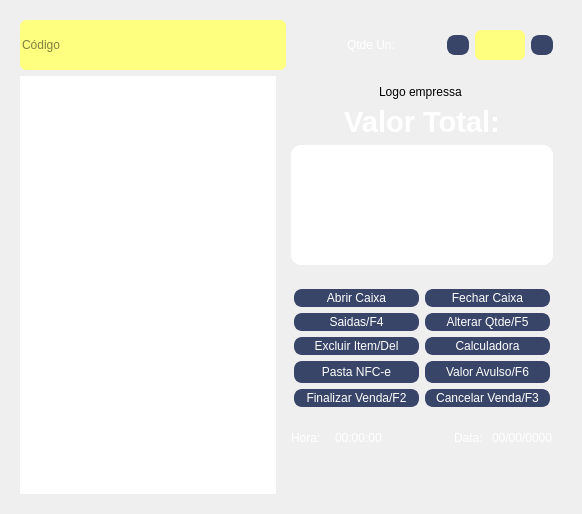
      <widget class="QWidget" name="widget_1">
       <property name="sizePolicy">
        <sizepolicy hsizetype="Preferred" vsizetype="Preferred">
         <horstretch>0</horstretch>
         <verstretch>0</verstretch>
        </sizepolicy>
       </property>
       <attribute name="icon">
        <iconset resource="Resource.qrc">
         <normaloff>:/new/img/img (86).png</normaloff>:/new/img/img (86).png</iconset>
       </attribute>
       <attribute name="title">
        <string>PDV</string>
       </attribute>
       <layout class="QGridLayout" name="gridLayout_7">
        <item row="0" column="0">
         <widget class="QFrame" name="frame">
          <property name="styleSheet">
           <string notr="true">border-radius: 10px;</string>
          </property>
          <property name="frameShape">
           <enum>QFrame::Shape::StyledPanel</enum>
          </property>
          <property name="frameShadow">
           <enum>QFrame::Shadow::Raised</enum>
          </property>
          <layout class="QGridLayout" name="gridLayout_26">
           <item row="0" column="0" colspan="2">
            <widget class="QLineEdit" name="txt_cod_pdv">
             <property name="minimumSize">
              <size>
               <width>0</width>
               <height>50</height>
              </size>
             </property>
             <property name="styleSheet">
              <string notr="true">QLineEdit {
   
	background-color: rgb(255, 255, 127);
    font: bold 20pt &quot;Segoe UI&quot;;
    color: rgb(0, 0, 0); /* Define a cor da fonte como preta */
    border-radius: 6px;
}

QLineEdit:focus {
    background-color: rgb(127, 191, 255); /* Cor quando selecionado/focado */
}

QMenu {
    background-color: rgb(0, 0, 0);
    color: #ffffff;
    font: bold 10px &quot;Segoe UI&quot;;
    border-radius: 6px;
}

</string>
             </property>
             <property name="alignment">
              <set>Qt::AlignmentFlag::AlignLeading|Qt::AlignmentFlag::AlignLeft|Qt::AlignmentFlag::AlignVCenter</set>
             </property>
             <property name="dragEnabled">
              <bool>false</bool>
             </property>
             <property name="readOnly">
              <bool>false</bool>
             </property>
             <property name="placeholderText">
              <string>Código</string>
             </property>
             <property name="cursorMoveStyle">
              <enum>Qt::CursorMoveStyle::VisualMoveStyle</enum>
             </property>
             <property name="clearButtonEnabled">
              <bool>true</bool>
             </property>
            </widget>
           </item>
           <item row="0" column="2">
            <widget class="QFrame" name="frame_17">
             <property name="maximumSize">
              <size>
               <width>270</width>
               <height>52</height>
              </size>
             </property>
             <property name="frameShape">
              <enum>QFrame::Shape::StyledPanel</enum>
             </property>
             <property name="frameShadow">
              <enum>QFrame::Shadow::Raised</enum>
             </property>
             <layout class="QGridLayout" name="gridLayout_12">
              <item row="0" column="0">
               <widget class="QLabel" name="label_20">
                <property name="minimumSize">
                 <size>
                  <width>0</width>
                  <height>0</height>
                 </size>
                </property>
                <property name="maximumSize">
                 <size>
                  <width>145</width>
                  <height>16777215</height>
                 </size>
                </property>
                <property name="styleSheet">
                 <string notr="true">background: transparent;
font: 700 18pt &quot;Segoe UI&quot;;
color: rgb(255, 255, 255);

</string>
                </property>
                <property name="text">
                 <string>Qtde Un:</string>
                </property>
                <property name="alignment">
                 <set>Qt::AlignmentFlag::AlignCenter</set>
                </property>
               </widget>
              </item>
              <item row="0" column="1">
               <layout class="QHBoxLayout" name="horizontalLayout_22">
                <item>
                 <widget class="QPushButton" name="btn_mais_qtde">
                  <property name="maximumSize">
                   <size>
                    <width>22</width>
                    <height>20</height>
                   </size>
                  </property>
                  <property name="styleSheet">
                   <string notr="true">
    QPushButton {
        background-color: #394568;
        border: 2px solid #394568;
        border-radius: 8px;
        font: 700 20pt &quot;Segoe UI&quot;;
		color: rgb(255, 255, 255);
    }
    QPushButton:hover {
        background-color: #44537c;
    }
    QPushButton:pressed {
        background-color: #2c3650;
    }

</string>
                  </property>
                  <property name="text">
                   <string/>
                  </property>
                  <property name="icon">
                   <iconset resource="Resource.qrc">
                    <normaloff>:/new/img/img (133).png</normaloff>:/new/img/img (133).png</iconset>
                  </property>
                 </widget>
                </item>
                <item>
                 <widget class="QLineEdit" name="txt_qtde">
                  <property name="minimumSize">
                   <size>
                    <width>50</width>
                    <height>30</height>
                   </size>
                  </property>
                  <property name="maximumSize">
                   <size>
                    <width>50</width>
                    <height>30</height>
                   </size>
                  </property>
                  <property name="styleSheet">
                   <string notr="true">QLineEdit {
   
	background-color: rgb(255, 255, 127);
    font: bold 18pt &quot;Segoe UI&quot;;
    color: rgb(0, 0, 0); /* Define a cor da fonte como preta */
    border-radius: 6px;
}

QLineEdit:focus {
    background-color: rgb(127, 191, 255); /* Cor quando selecionado/focado */
}

QMenu {
    background-color: rgb(0, 0, 0);
    color: #ffffff;
    font: bold 10px &quot;Segoe UI&quot;;
    border-radius: 6px;
}

</string>
                  </property>
                  <property name="alignment">
                   <set>Qt::AlignmentFlag::AlignCenter</set>
                  </property>
                 </widget>
                </item>
                <item>
                 <widget class="QPushButton" name="btn_menos_qtde">
                  <property name="maximumSize">
                   <size>
                    <width>22</width>
                    <height>20</height>
                   </size>
                  </property>
                  <property name="styleSheet">
                   <string notr="true">
    QPushButton {
        background-color: #394568;
        border: 2px solid #394568;
        border-radius: 8px;
        font: 700 20pt &quot;Segoe UI&quot;;
		color: rgb(255, 255, 255);
    }
    QPushButton:hover {
        background-color: #44537c;
    }
    QPushButton:pressed {
        background-color: #2c3650;
    }

</string>
                  </property>
                  <property name="text">
                   <string/>
                  </property>
                  <property name="icon">
                   <iconset resource="Resource.qrc">
                    <normaloff>:/new/img/img (132).png</normaloff>:/new/img/img (132).png</iconset>
                  </property>
                 </widget>
                </item>
               </layout>
              </item>
             </layout>
            </widget>
           </item>
           <item row="1" column="0" rowspan="3">
            <widget class="QTableView" name="tableView_pdv">
             <property name="styleSheet">
              <string notr="true"/>
             </property>
            </widget>
           </item>
           <item row="1" column="1" colspan="2">
            <widget class="QFrame" name="frame_7">
             <property name="maximumSize">
              <size>
               <width>280</width>
               <height>16777215</height>
              </size>
             </property>
             <property name="frameShape">
              <enum>QFrame::Shape::StyledPanel</enum>
             </property>
             <property name="frameShadow">
              <enum>QFrame::Shadow::Raised</enum>
             </property>
             <layout class="QGridLayout" name="gridLayout_25">
              <item row="0" column="0">
               <layout class="QHBoxLayout" name="horizontalLayout_23">
                <item>
                 <widget class="QLabel" name="label_logo_empresa">
                  <property name="styleSheet">
                   <string notr="true"/>
                  </property>
                  <property name="text">
                   <string>Logo empressa </string>
                  </property>
                  <property name="alignment">
                   <set>Qt::AlignmentFlag::AlignCenter</set>
                  </property>
                 </widget>
                </item>
               </layout>
              </item>
              <item row="1" column="0">
               <widget class="QLabel" name="label_13">
                <property name="minimumSize">
                 <size>
                  <width>0</width>
                  <height>0</height>
                 </size>
                </property>
                <property name="maximumSize">
                 <size>
                  <width>16777215</width>
                  <height>35</height>
                 </size>
                </property>
                <property name="font">
                 <font>
                  <family>Segoe UI</family>
                  <pointsize>22</pointsize>
                  <italic>false</italic>
                  <bold>true</bold>
                 </font>
                </property>
                <property name="styleSheet">
                 <string notr="true">background: transparent;
font: 700 22pt &quot;Segoe UI&quot;;
color: rgb(255, 255, 255);

</string>
                </property>
                <property name="text">
                 <string>Valor Total:</string>
                </property>
                <property name="alignment">
                 <set>Qt::AlignmentFlag::AlignCenter</set>
                </property>
               </widget>
              </item>
              <item row="2" column="0">
               <widget class="QLineEdit" name="txt_valor_total_pdv">
                <property name="minimumSize">
                 <size>
                  <width>260</width>
                  <height>120</height>
                 </size>
                </property>
                <property name="maximumSize">
                 <size>
                  <width>16777215</width>
                  <height>120</height>
                 </size>
                </property>
                <property name="font">
                 <font>
                  <family>Segoe UI</family>
                  <pointsize>30</pointsize>
                  <italic>false</italic>
                  <bold>true</bold>
                 </font>
                </property>
                <property name="styleSheet">
                 <string notr="true">
QLineEdit {
   
	background-color: rgb(255, 255, 255);
    font: bold 30pt &quot;Segoe UI&quot;;
    color: rgb(0, 0, 0); /* Define a cor da fonte como preta */
    border-radius: 10px;
}

QLineEdit:focus {
    background-color: rgb(127, 191, 255); /* Cor quando selecionado/focado */
}

QMenu {
    background-color: rgb(0, 0, 0);
    color: #ffffff;
    font: bold 10px &quot;Segoe UI&quot;;
    border-radius: 10px;
}</string>
                </property>
                <property name="alignment">
                 <set>Qt::AlignmentFlag::AlignCenter</set>
                </property>
               </widget>
              </item>
             </layout>
            </widget>
           </item>
           <item row="2" column="1" colspan="2">
            <widget class="QFrame" name="frame_15">
             <property name="minimumSize">
              <size>
               <width>0</width>
               <height>0</height>
              </size>
             </property>
             <property name="maximumSize">
              <size>
               <width>280</width>
               <height>230</height>
              </size>
             </property>
             <property name="frameShape">
              <enum>QFrame::Shape::StyledPanel</enum>
             </property>
             <property name="frameShadow">
              <enum>QFrame::Shadow::Raised</enum>
             </property>
             <layout class="QGridLayout" name="gridLayout_2">
              <item row="9" column="0">
               <layout class="QHBoxLayout" name="horizontalLayout_16">
                <item>
                 <widget class="QPushButton" name="btn_open_finalizar_venda">
                  <property name="maximumSize">
                   <size>
                    <width>125</width>
                    <height>25</height>
                   </size>
                  </property>
                  <property name="whatsThis">
                   <string>&lt;html&gt;&lt;head/&gt;&lt;body&gt;&lt;p&gt;&lt;img src=&quot;:/new/img/img/COMFIRMAR.png&quot; /&gt;&lt;/p&gt;&lt;/body&gt;&lt;/html&gt;</string>
                  </property>
                  <property name="styleSheet">
                   <string notr="true">
    QPushButton {
        background-color: #394568;
        border: 2px solid #394568;
        border-radius: 8px;
        font: 700 10pt &quot;Segoe UI&quot;;
		color: rgb(255, 255, 255);
    }
    QPushButton:hover {
        background-color: #44537c;
    }
    QPushButton:pressed {
        background-color: #2c3650;
    }

</string>
                  </property>
                  <property name="text">
                   <string>Finalizar Venda/F2</string>
                  </property>
                  <property name="iconSize">
                   <size>
                    <width>20</width>
                    <height>20</height>
                   </size>
                  </property>
                  <property name="shortcut">
                   <string>F2</string>
                  </property>
                 </widget>
                </item>
                <item>
                 <widget class="QPushButton" name="btn_open_cancelar_venda">
                  <property name="maximumSize">
                   <size>
                    <width>125</width>
                    <height>25</height>
                   </size>
                  </property>
                  <property name="styleSheet">
                   <string notr="true">
    QPushButton {
        background-color: #394568;
        border: 2px solid #394568;
        border-radius: 8px;
        font: 700 10pt &quot;Segoe UI&quot;;
		color: rgb(255, 255, 255);
    }
    QPushButton:hover {
        background-color: #44537c;
    }
    QPushButton:pressed {
        background-color: #2c3650;
    }

</string>
                  </property>
                  <property name="text">
                   <string>Cancelar Venda/F3</string>
                  </property>
                  <property name="iconSize">
                   <size>
                    <width>20</width>
                    <height>20</height>
                   </size>
                  </property>
                  <property name="shortcut">
                   <string>F3</string>
                  </property>
                 </widget>
                </item>
               </layout>
              </item>
              <item row="5" column="0">
               <layout class="QHBoxLayout" name="horizontalLayout_21">
                <item>
                 <widget class="QPushButton" name="btn_abrir_caixa">
                  <property name="maximumSize">
                   <size>
                    <width>125</width>
                    <height>25</height>
                   </size>
                  </property>
                  <property name="styleSheet">
                   <string notr="true">
    QPushButton {
        background-color: #394568;
        border: 2px solid #394568;
        border-radius: 8px;
        font: 700 10pt &quot;Segoe UI&quot;;
		color: rgb(255, 255, 255);
    }
    QPushButton:hover {
        background-color: #44537c;
    }
    QPushButton:pressed {
        background-color: #2c3650;
    }

</string>
                  </property>
                  <property name="text">
                   <string>Abrir Caixa</string>
                  </property>
                 </widget>
                </item>
                <item>
                 <widget class="QPushButton" name="btn_fechar_caixa">
                  <property name="maximumSize">
                   <size>
                    <width>125</width>
                    <height>25</height>
                   </size>
                  </property>
                  <property name="styleSheet">
                   <string notr="true">
    QPushButton {
        background-color: #394568;
        border: 2px solid #394568;
        border-radius: 8px;
        font: 700 10pt &quot;Segoe UI&quot;;
		color: rgb(255, 255, 255);
    }
    QPushButton:hover {
        background-color: #44537c;
    }
    QPushButton:pressed {
        background-color: #2c3650;
    }

</string>
                  </property>
                  <property name="text">
                   <string>Fechar Caixa</string>
                  </property>
                 </widget>
                </item>
               </layout>
              </item>
              <item row="8" column="0">
               <layout class="QHBoxLayout" name="horizontalLayout_18">
                <item>
                 <widget class="QPushButton" name="btn_nfe">
                  <property name="minimumSize">
                   <size>
                    <width>0</width>
                    <height>22</height>
                   </size>
                  </property>
                  <property name="maximumSize">
                   <size>
                    <width>16777215</width>
                    <height>25</height>
                   </size>
                  </property>
                  <property name="styleSheet">
                   <string notr="true">
    QPushButton {
        background-color: #394568;
        border: 2px solid #394568;
        border-radius: 8px;
        font: 700 10pt &quot;Segoe UI&quot;;
		color: rgb(255, 255, 255);
    }
    QPushButton:hover {
        background-color: #44537c;
    }
    QPushButton:pressed {
        background-color: #2c3650;
    }

</string>
                  </property>
                  <property name="text">
                   <string>Pasta NFC-e</string>
                  </property>
                 </widget>
                </item>
                <item>
                 <widget class="QPushButton" name="btn_valor_avuso">
                  <property name="maximumSize">
                   <size>
                    <width>125</width>
                    <height>25</height>
                   </size>
                  </property>
                  <property name="styleSheet">
                   <string notr="true">
    QPushButton {
        background-color: #394568;
        border: 2px solid #394568;
        border-radius: 8px;
        font: 700 10pt &quot;Segoe UI&quot;;
		color: rgb(255, 255, 255);
    }
    QPushButton:hover {
        background-color: #44537c;
    }
    QPushButton:pressed {
        background-color: #2c3650;
    }

</string>
                  </property>
                  <property name="text">
                   <string>Valor Avulso/F6</string>
                  </property>
                 </widget>
                </item>
               </layout>
              </item>
              <item row="6" column="0">
               <layout class="QHBoxLayout" name="horizontalLayout_17">
                <item>
                 <widget class="QPushButton" name="btn_open_saida">
                  <property name="maximumSize">
                   <size>
                    <width>125</width>
                    <height>25</height>
                   </size>
                  </property>
                  <property name="styleSheet">
                   <string notr="true">
    QPushButton {
        background-color: #394568;
        border: 2px solid #394568;
        border-radius: 8px;
        font: 700 10pt &quot;Segoe UI&quot;;
		color: rgb(255, 255, 255);
    }
    QPushButton:hover {
        background-color: #44537c;
    }
    QPushButton:pressed {
        background-color: #2c3650;
    }

</string>
                  </property>
                  <property name="text">
                   <string>Saidas/F4</string>
                  </property>
                  <property name="shortcut">
                   <string>F4</string>
                  </property>
                 </widget>
                </item>
                <item>
                 <widget class="QPushButton" name="btn_multiplicar_pdv">
                  <property name="maximumSize">
                   <size>
                    <width>125</width>
                    <height>25</height>
                   </size>
                  </property>
                  <property name="styleSheet">
                   <string notr="true">
    QPushButton {
        background-color: #394568;
        border: 2px solid #394568;
        border-radius: 8px;
        font: 700 10pt &quot;Segoe UI&quot;;
		color: rgb(255, 255, 255);
    }
    QPushButton:hover {
        background-color: #44537c;
    }
    QPushButton:pressed {
        background-color: #2c3650;
    }

</string>
                  </property>
                  <property name="text">
                   <string>Alterar Qtde/F5</string>
                  </property>
                  <property name="iconSize">
                   <size>
                    <width>20</width>
                    <height>20</height>
                   </size>
                  </property>
                 </widget>
                </item>
               </layout>
              </item>
              <item row="7" column="0">
               <layout class="QHBoxLayout" name="horizontalLayout_19">
                <item>
                 <widget class="QPushButton" name="btn_open_excluir_item">
                  <property name="maximumSize">
                   <size>
                    <width>125</width>
                    <height>25</height>
                   </size>
                  </property>
                  <property name="styleSheet">
                   <string notr="true">
    QPushButton {
        background-color: #394568;
        border: 2px solid #394568;
        border-radius: 8px;
        font: 700 10pt &quot;Segoe UI&quot;;
		color: rgb(255, 255, 255);
    }
    QPushButton:hover {
        background-color: #44537c;
    }
    QPushButton:pressed {
        background-color: #2c3650;
    }

</string>
                  </property>
                  <property name="text">
                   <string>Excluir Item/Del</string>
                  </property>
                  <property name="iconSize">
                   <size>
                    <width>20</width>
                    <height>20</height>
                   </size>
                  </property>
                 </widget>
                </item>
                <item>
                 <widget class="QPushButton" name="btn_calc_pdv">
                  <property name="maximumSize">
                   <size>
                    <width>125</width>
                    <height>25</height>
                   </size>
                  </property>
                  <property name="styleSheet">
                   <string notr="true">
    QPushButton {
        background-color: #394568;
        border: 2px solid #394568;
        border-radius: 8px;
        font: 700 10pt &quot;Segoe UI&quot;;
		color: rgb(255, 255, 255);
    }
    QPushButton:hover {
        background-color: #44537c;
    }
    QPushButton:pressed {
        background-color: #2c3650;
    }

</string>
                  </property>
                  <property name="text">
                   <string>Calculadora</string>
                  </property>
                  <property name="iconSize">
                   <size>
                    <width>20</width>
                    <height>20</height>
                   </size>
                  </property>
                 </widget>
                </item>
               </layout>
              </item>
             </layout>
            </widget>
           </item>
           <item row="3" column="1" colspan="2">
            <widget class="QFrame" name="frame_2">
             <property name="maximumSize">
              <size>
               <width>16777215</width>
               <height>80</height>
              </size>
             </property>
             <property name="frameShape">
              <enum>QFrame::Shape::StyledPanel</enum>
             </property>
             <property name="frameShadow">
              <enum>QFrame::Shadow::Raised</enum>
             </property>
             <layout class="QGridLayout" name="gridLayout_18">
              <item row="0" column="0" colspan="2">
               <layout class="QHBoxLayout" name="horizontalLayout_20">
                <item>
                 <widget class="QLabel" name="label_11">
                  <property name="maximumSize">
                   <size>
                    <width>38</width>
                    <height>16777215</height>
                   </size>
                  </property>
                  <property name="styleSheet">
                   <string notr="true">background: transparent;
font: 700 10pt &quot;Segoe UI&quot;;
color: rgb(255, 255, 255);
</string>
                  </property>
                  <property name="text">
                   <string>Hora: </string>
                  </property>
                 </widget>
                </item>
                <item>
                 <widget class="QLabel" name="label_hora">
                  <property name="styleSheet">
                   <string notr="true">background: transparent;
font: 700 12pt &quot;Segoe UI&quot;;
color: rgb(255, 255, 255);
</string>
                  </property>
                  <property name="text">
                   <string>00:00:00</string>
                  </property>
                  <property name="alignment">
                   <set>Qt::AlignmentFlag::AlignLeading|Qt::AlignmentFlag::AlignLeft|Qt::AlignmentFlag::AlignVCenter</set>
                  </property>
                 </widget>
                </item>
               </layout>
              </item>
              <item row="0" column="2">
               <layout class="QHBoxLayout" name="horizontalLayout_2">
                <item>
                 <widget class="QLabel" name="label_24">
                  <property name="styleSheet">
                   <string notr="true">background: transparent;
font: 700 10pt &quot;Segoe UI&quot;;
color: rgb(255, 255, 255);
</string>
                  </property>
                  <property name="text">
                   <string>Data: </string>
                  </property>
                 </widget>
                </item>
                <item>
                 <widget class="QLabel" name="label_data">
                  <property name="styleSheet">
                   <string notr="true">background: transparent;
font: 700 12pt &quot;Segoe UI&quot;;
color: rgb(255, 255, 255);
</string>
                  </property>
                  <property name="text">
                   <string>00/00/0000</string>
                  </property>
                  <property name="alignment">
                   <set>Qt::AlignmentFlag::AlignLeading|Qt::AlignmentFlag::AlignLeft|Qt::AlignmentFlag::AlignVCenter</set>
                  </property>
                 </widget>
                </item>
               </layout>
              </item>
              <item row="2" column="0" colspan="3">
               <widget class="QLabel" name="label_print_default">
                <property name="styleSheet">
                 <string notr="true">background: transparent;
font: 700 10pt &quot;Segoe UI&quot;;
color: rgb(255, 255, 255);
</string>
                </property>
                <property name="text">
                 <string/>
                </property>
               </widget>
              </item>
              <item row="1" column="2">
               <widget class="QLabel" name="label_dias_restantes">
                <property name="styleSheet">
                 <string notr="true">background: transparent;
font: 700 10pt &quot;Segoe UI&quot;;
color: rgb(255, 255, 255);
</string>
                </property>
                <property name="text">
                 <string/>
                </property>
               </widget>
              </item>
              <item row="1" column="0" colspan="2">
               <widget class="QLabel" name="label_operador">
                <property name="styleSheet">
                 <string notr="true">background: transparent;
font: 700 10pt &quot;Segoe UI&quot;;
color: rgb(255, 255, 255);
</string>
                </property>
                <property name="text">
                 <string/>
                </property>
                <property name="alignment">
                 <set>Qt::AlignmentFlag::AlignCenter</set>
                </property>
               </widget>
              </item>
             </layout>
            </widget>
           </item>
          </layout>
         </widget>
        </item>
       </layout>
      </widget>
